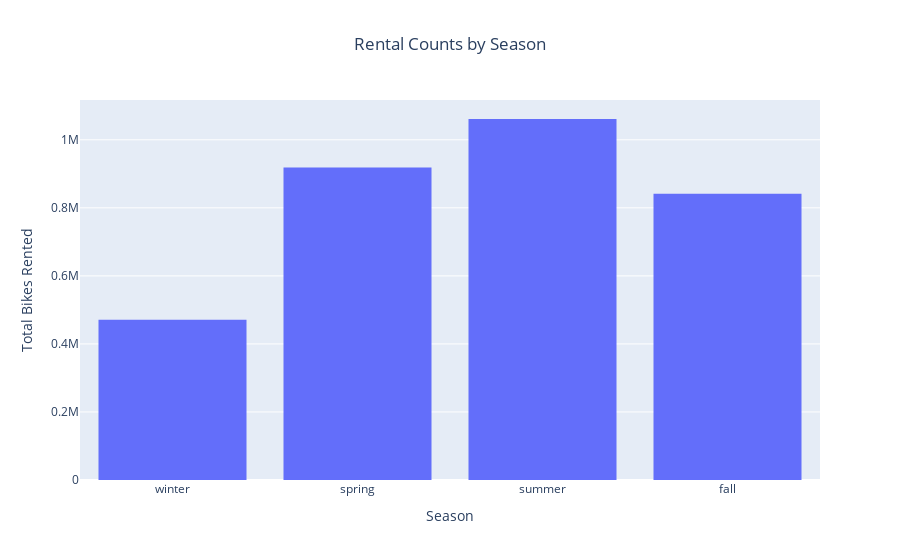

Notebook cell for this chart:
### Code cell
# Visualization - do your own thing
fig = px.histogram(
    bikeshare_df,
    y='cnt',
    x='season',
    title='Rental Counts by Season'
)

fig.update_layout(
    title_x=0.5,
    xaxis_title='Season',
    yaxis_title='Total Bikes Rented'
)

fig.show()

### Figure 1 — Plotly figure (JSON) as saved in the notebook; plotly's stock layout.template omitted (floating-point values rounded to 4 significant figures; data arrays with more than 128 entries replaced by an {"elided": "..."} marker saying what was removed)
{"data": [{"alignmentgroup": "True", "bingroup": "x", "histfunc": "sum", "hovertemplate": "season=%{x}<br>sum of cnt=%{y}<extra></extra>", "legendgroup": "", "marker": {"color": "#636efa", "pattern": {"shape": ""}}, "name": "", "offsetgroup": "", "orientation": "v", "showlegend": false, "type": "histogram", "x": {"elided": "731 str values"}, "xaxis": "x", "y": {"elided": "731 int values"}, "yaxis": "y"}], "layout": {"autosize": true, "barmode": "relative", "legend": {"tracegroupgap": 0}, "title": {"text": "Rental Counts by Season", "x": 0.5}, "xaxis": {"anchor": "y", "autorange": true, "domain": [0, 1], "range": [-0.5, 3.5], "title": {"text": "Season"}, "type": "category"}, "yaxis": {"anchor": "x", "autorange": true, "domain": [0, 1], "range": [0, 1117000.0], "title": {"text": "Total Bikes Rented"}, "type": "linear"}}}
